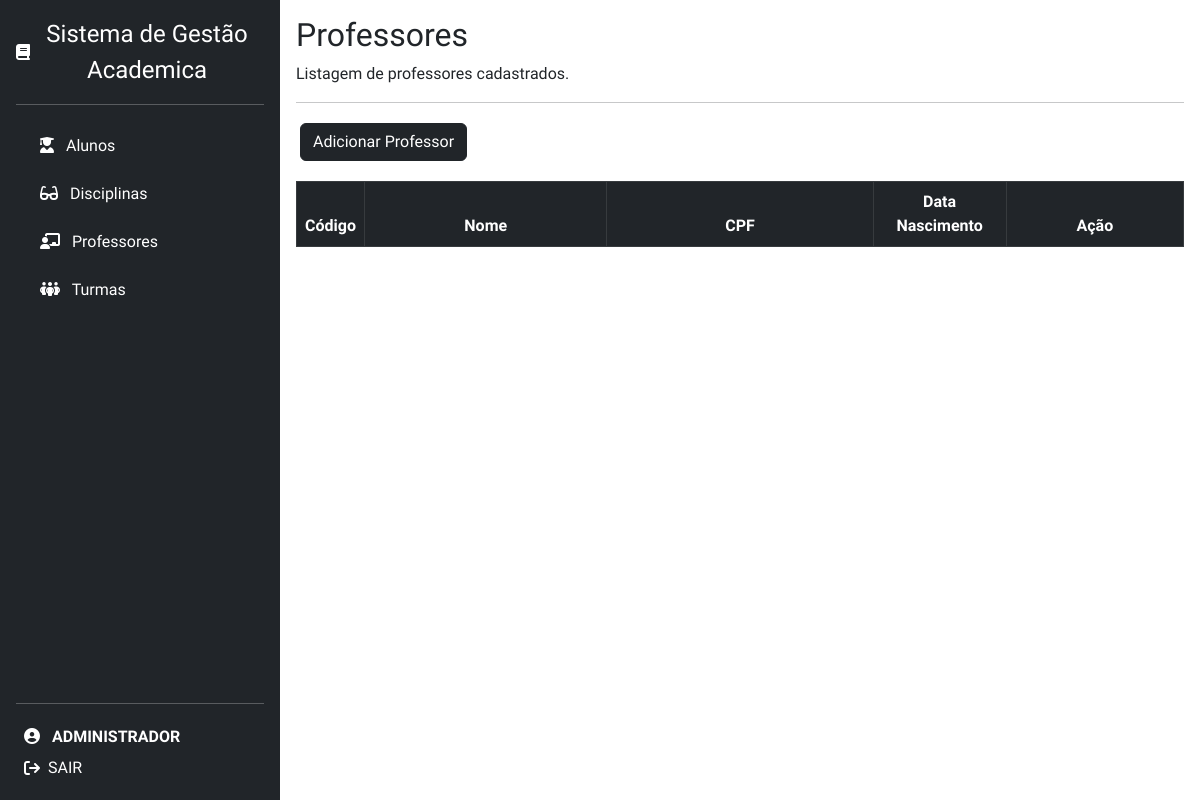
The page /professores.php (signed in) on the database as committed earlier.
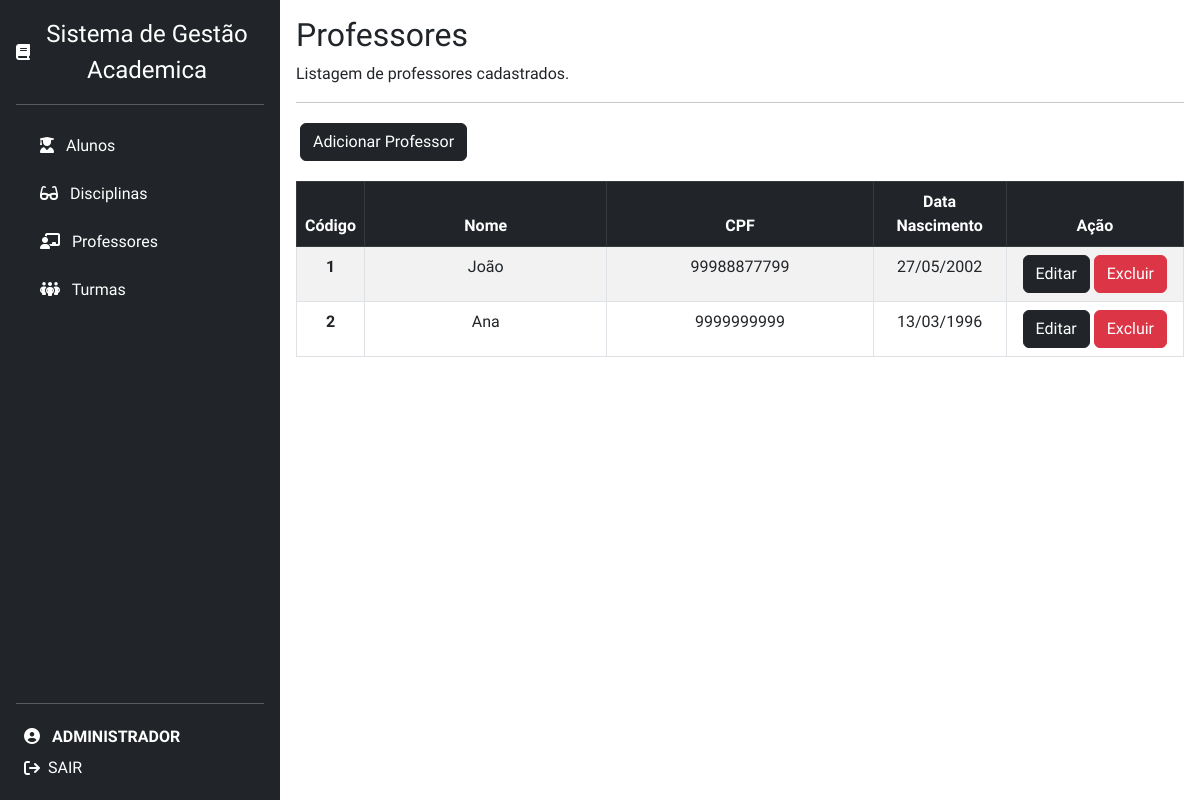
The same page on the database as committed later.
### tables this page shows
CREATE TABLE IF NOT EXISTS `professor` (
  `codigo` INT(11) NOT NULL AUTO_INCREMENT,
  `nome` VARCHAR(45) NOT NULL,
  `cpf` VARCHAR(45) NOT NULL,
  `data_nasc` DATE NOT NULL,
  PRIMARY KEY (`codigo`));

### professores.php (the view, shortened to what this page needs)
<?php
require("sidemenu.php");
  require_once('connection.php');
  $mysql_query = "SELECT * FROM professor ORDER BY codigo";
  $result = $conn -> query($mysql_query);
?>
<div class="container p-3">
  <h2>Professores</h2>
  <p>Listagem de professores cadastrados.</p>
  <hr>
  <div class="float-right p-1">
    <a href="insert-professor.php"><button type="button" class="btn btn-dark mb-3">Adicionar Professor</button></a>
  </div>
  <table class="table table-striped table-bordered table-hover">
    <thead>
      <tr class="table-dark" style="text-align:center">
        <th scope="col" style="width: 5%;">Código</th>
        <th scope="col">Nome</th>
        <th scope="col" style="width: 30%;">CPF</th>
        <th scope="col" style="width: 15%;">Data Nascimento</th>
        <th scope="col" style="width: 20%;">Ação</th>
      </tr>
    </thead>
    <tbody>
      <?php while($data = mysqli_fetch_array($result)) { ?>
      <tr>
        <th scope="row" style="text-align:center"><?php echo $data['codigo']; ?></th>
        <td style="text-align:center"><?php echo $data['nome']; ?></td>
        <td style="text-align:center"><?php echo $data['cpf']; ?></td>
        <td style="text-align:center"><?php echo date('d/m/Y', strtotime($data['data_nasc'])); ?></td>
        <td style="text-align:center">
          <a href="update-professor.php?codigo=<?php echo $data['codigo']; ?>">
            <button type="button" class="btn btn-dark">Editar</button></a>
          <a href="delete-professor.php?codigo=<?php echo $data['codigo']; ?>">
            <button type="button" class="btn btn-danger">Excluir</button></a>
        </td>
      </tr>
      <?php } ?>
    </tbody>
  </table>
</div>

### sidemenu.php (shortened to what this page needs)
<!DOCTYPE html>
<html>
<head>
	<link href="https://cdn.jsdelivr.net/npm/bootstrap@5.3.0-alpha3/dist/css/bootstrap.min.css" rel="stylesheet">
	<link rel="stylesheet" href="style.css">
</head>
<body class="w-100 d-flex vh-100">
<div class="d-flex flex-column flex-shrink-0 p-3 text-white bg-dark" style="width: 280px;">
    <a href="/Sistema_de_Gestao_Academica/dashboard.php" class="d-flex align-items-center mb-3 mb-md-0 me-md-auto text-white text-decoration-none">
      <i class="fa-solid fa-book fa-bounce"></i>
      <span class="fs-4 text-center p-0 m-0">Sistema de Gestão Academica</span>
    </a>
    <hr>
    <ul class="nav nav-pills flex-column mb-auto">
      <li class="nav-item">
        <a href="alunos.php" class="nav-link text-white" aria-current="page">
        <i class="fa-solid fa-user-graduate p-2"></i>
        Alunos
        </a>
      </li>
      <li class="nav-item">
        <a href="disciplinas.php" class="nav-link text-white">
        <i class="fa-solid fa-glasses p-2"></i>
        Disciplinas
        </a>
      </li>
      <li class="nav-item">
        <a href="professores.php" class="nav-link text-white">
        <i class="fa-solid fa-chalkboard-user p-2"></i>
        Professores
        </a>
      </li>
      <li class="nav-item">
        <a href="turmas.php" class="nav-link text-white">
        <i class="fa-solid fa-people-group p-2"></i>
        Turmas
        </a>
      </li>
    </ul>
    <hr>
    <div class="dropdown">
      <i class="fa-solid fa-circle-user p-2"></i>
      <?php echo "<strong>".strtoupper($_SESSION['username'])."</strong>" ?>
      <a href="logout.php" class="d-flex align-items-center text-white text-decoration-none">
      <i class="fa-solid fa-arrow-right-from-bracket p-2"></i>
      SAIR
      </a>
    </div>
  </div>
  </body>
</body>
</html>

### CSS/style.css (style rules this page uses)
body { font-family: Ubuntu, sans-serif !important; margin: 0 auto; padding: 0px; height: 100vh; }

Rows that differ between the two databases and show on the page:
added professor: codigo "1", nome "João", cpf "99988877799", data_nasc "27/05/2002"
added professor: codigo "2", nome "Ana", cpf "9999999999", data_nasc "13/03/1996"
